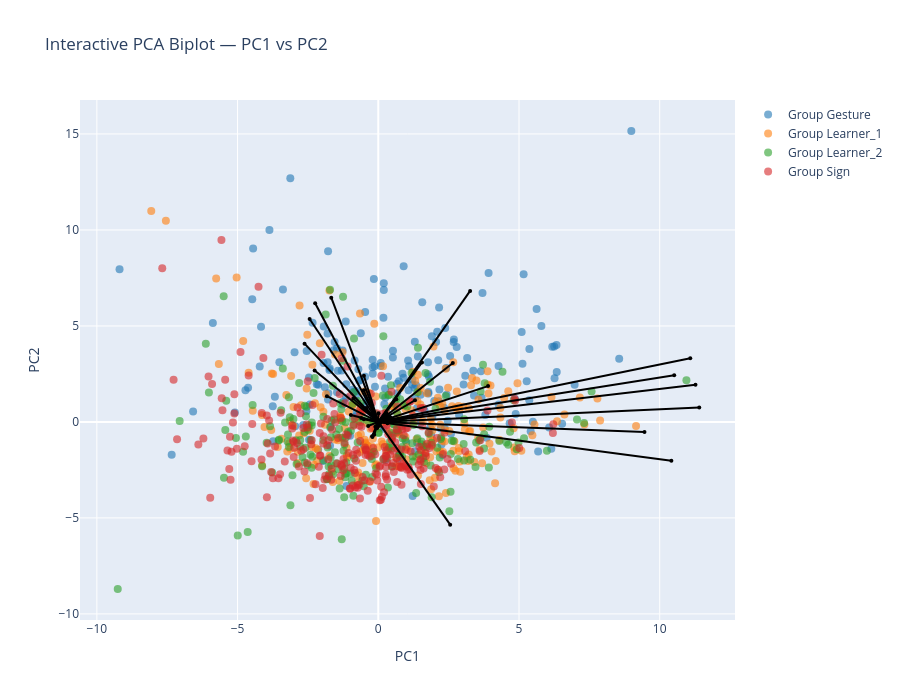

Here is the notebook cell this chart was saved with:
### Markdown cell above
### Biplot PC1-PC2

### Code cell
pcs_to_plot = [1, 2]  # PC1–PC2

sig_features_GS = (
    df_sig_vars_GS[
        (df_sig_vars_GS["sig_loading"]) &
        (df_sig_vars_GS["PC"].isin(pcs_to_plot))
    ]["feature"]
    .unique()
)

feature_names = df_clean.columns[:-1]
selected_vars = [feature_names.get_loc(f) for f in sig_features_GS if f in feature_names]

arrow_strength = (
    df_sig_vars_GS[df_sig_vars_GS["PC"].isin([1,2])]
    .groupby("feature")["index_loading"]
    .mean()
    .to_dict()
)

interactive_PCA_biplot(
    score=x_new_GS, 
    coeff=loadings_GS, 
    labels=feature_names, 
    y=y, 
    selected_vars=selected_vars, 
    pc_x=1, pc_y=2,
    show_labels=False,
    arrow_strength=arrow_strength
)

# static plot
static_PCA_biplot(
    score=x_new_GS, 
    coeff=loadings_GS, 
    labels=feature_names, 
    y=y, 
    selected_vars=selected_vars, 
    pc_x=1, pc_y=2,
    show_labels=False,
    arrow_strength=arrow_strength,
    save_path=os.path.join(curfolder, "plots", "PCA_GS_all_PC1_2_biplot.png")
)

### Figure 1 — Plotly figure (JSON) as saved in the notebook; plotly's stock layout.template omitted (floating-point values rounded to 4 significant figures; data arrays with more than 128 entries replaced by an {"elided": "..."} marker saying what was removed)
{"data": [{"hoverinfo": "text", "marker": {"color": "#1f77b4", "opacity": 0.6, "size": 8}, "mode": "markers", "name": "Group Gesture", "showlegend": true, "text": {"elided": "197 str values"}, "type": "scatter", "x": {"elided": "197 float values"}, "y": {"elided": "197 float values"}}, {"hoverinfo": "text", "marker": {"color": "#ff7f0e", "opacity": 0.6, "size": 8}, "mode": "markers", "name": "Group Learner_1", "showlegend": true, "text": {"elided": "236 str values"}, "type": "scatter", "x": {"elided": "236 float values"}, "y": {"elided": "236 float values"}}, {"hoverinfo": "text", "marker": {"color": "#2ca02c", "opacity": 0.6, "size": 8}, "mode": "markers", "name": "Group Learner_2", "showlegend": true, "text": {"elided": "223 str values"}, "type": "scatter", "x": {"elided": "223 float values"}, "y": {"elided": "223 float values"}}, {"hoverinfo": "text", "marker": {"color": "#d62728", "opacity": 0.6, "size": 8}, "mode": "markers", "name": "Group Sign", "showlegend": true, "text": {"elided": "246 str values"}, "type": "scatter", "x": {"elided": "246 float values"}, "y": {"elided": "246 float values"}}, {"hoverinfo": "text", "hovertext": "gross__magnitude__arm_speed_Gmean", "line": {"color": "black"}, "marker": {"size": 4}, "mode": "lines+markers", "showlegend": false, "textposition": "top center", "type": "scatter", "x": [0, 1.553], "y": [0, 3.101]}, {"hoverinfo": "text", "hovertext": "gross__variability__arm_speed_Gstd", "line": {"color": "black"}, "marker": {"size": 4}, "mode": "lines+markers", "showlegend": false, "textposition": "top center", "type": "scatter", "x": [0, 11.09], "y": [0, 3.313]}, {"hoverinfo": "text", "hovertext": "gross__magnitude__arm_speed_peak_mean", "line": {"color": "black"}, "marker": {"size": 4}, "mode": "lines+markers", "showlegend": false, "textposition": "top center", "type": "scatter", "x": [0, 10.51], "y": [0, 2.437]}, {"hoverinfo": "text", "hovertext": "gross__variability__arm_speed_peak_std", "line": {"color": "black"}, "marker": {"size": 4}, "mode": "lines+markers", "showlegend": false, "textposition": "top center", "type": "scatter", "x": [0, 0.2985], "y": [0, 0.3834]}, {"hoverinfo": "text", "hovertext": "gross__rhythm__arm_speed_peak_n", "line": {"color": "black"}, "marker": {"size": 4}, "mode": "lines+markers", "showlegend": false, "textposition": "top center", "type": "scatter", "x": [0, -2.243], "y": [0, 6.18]}, {"hoverinfo": "text", "hovertext": "gross__rhythm__arm_speed_peak_rate", "line": {"color": "black"}, "marker": {"size": 4}, "mode": "lines+markers", "showlegend": false, "textposition": "top center", "type": "scatter", "x": [0, -2.261], "y": [0, 2.682]}, {"hoverinfo": "text", "hovertext": "gross__rhythm__arm_speed_mod_depth", "line": {"color": "black"}, "marker": {"size": 4}, "mode": "lines+markers", "showlegend": false, "textposition": "top center", "type": "scatter", "x": [0, 10.41], "y": [0, -2.02]}, {"hoverinfo": "text", "hovertext": "gross__magnitude__arm_acc_Gmean", "line": {"color": "black"}, "marker": {"size": 4}, "mode": "lines+markers", "showlegend": false, "textposition": "top center", "type": "scatter", "x": [0, 3.902], "y": [0, 1.866]}, {"hoverinfo": "text", "hovertext": "gross__variability__arm_acc_Gstd", "line": {"color": "black"}, "marker": {"size": 4}, "mode": "lines+markers", "showlegend": false, "textposition": "top center", "type": "scatter", "x": [0, 11.27], "y": [0, 1.938]}, {"hoverinfo": "text", "hovertext": "gross__magnitude__arm_acc_peak_mean", "line": {"color": "black"}, "marker": {"size": 4}, "mode": "lines+markers", "showlegend": false, "textposition": "top center", "type": "scatter", "x": [0, 11.4], "y": [0, 0.7557]}, {"hoverinfo": "text", "hovertext": "gross__variability__arm_acc_peak_std", "line": {"color": "black"}, "marker": {"size": 4}, "mode": "lines+markers", "showlegend": false, "textposition": "top center", "type": "scatter", "x": [0, 1.304], "y": [0, 1.13]}, {"hoverinfo": "text", "hovertext": "gross__rhythm__arm_acc_peak_n", "line": {"color": "black"}, "marker": {"size": 4}, "mode": "lines+markers", "showlegend": false, "textposition": "top center", "type": "scatter", "x": [0, -1.671], "y": [0, 6.471]}, {"hoverinfo": "text", "hovertext": "gross__rhythm__arm_acc_peak_rate", "line": {"color": "black"}, "marker": {"size": 4}, "mode": "lines+markers", "showlegend": false, "textposition": "top center", "type": "scatter", "x": [0, -2.62], "y": [0, 4.077]}, {"hoverinfo": "text", "hovertext": "gross__rhythm__arm_acc_mod_depth", "line": {"color": "black"}, "marker": {"size": 4}, "mode": "lines+markers", "showlegend": false, "textposition": "top center", "type": "scatter", "x": [0, 9.459], "y": [0, -0.5202]}, {"hoverinfo": "text", "hovertext": "gross__magnitude__arm_speed_integral", "line": {"color": "black"}, "marker": {"size": 4}, "mode": "lines+markers", "showlegend": false, "textposition": "top center", "type": "scatter", "x": [0, 3.264], "y": [0, 6.823]}, {"hoverinfo": "text", "hovertext": "gross__rhythm__arm_speed_sampen", "line": {"color": "black"}, "marker": {"size": 4}, "mode": "lines+markers", "showlegend": false, "textposition": "top center", "type": "scatter", "x": [0, -1.825], "y": [0, 1.341]}, {"hoverinfo": "text", "hovertext": "gross__smoothness__arm_intermittency", "line": {"color": "black"}, "marker": {"size": 4}, "mode": "lines+markers", "showlegend": false, "textposition": "top center", "type": "scatter", "x": [0, 0.64], "y": [0, 1.182]}, {"hoverinfo": "text", "hovertext": "gross__smoothness__arm_sparc", "line": {"color": "black"}, "marker": {"size": 4}, "mode": "lines+markers", "showlegend": false, "textposition": "top center", "type": "scatter", "x": [0, -0.8866], "y": [0, 1.215]}, {"hoverinfo": "text", "hovertext": "gross__rhythm__band1_band_power_totalarm", "line": {"color": "black"}, "marker": {"size": 4}, "mode": "lines+markers", "showlegend": false, "textposition": "top center", "type": "scatter", "x": [0, 2.554], "y": [0, -5.349]}, {"hoverinfo": "text", "hovertext": "gross__rhythm__band1_entropy_totalarm", "line": {"color": "black"}, "marker": {"size": 4}, "mode": "lines+markers", "showlegend": false, "textposition": "top center", "type": "scatter", "x": [0, -0.5164], "y": [0, 1.645]}, {"hoverinfo": "text", "hovertext": "gross__rhythm__band2_dom_freq_totalarm", "line": {"color": "black"}, "marker": {"size": 4}, "mode": "lines+markers", "showlegend": false, "textposition": "top center", "type": "scatter", "x": [0, -0.4335], "y": [0, 0.7284]}, {"hoverinfo": "text", "hovertext": "gross__rhythm__band2_centroid_totalarm", "line": {"color": "black"}, "marker": {"size": 4}, "mode": "lines+markers", "showlegend": false, "textposition": "top center", "type": "scatter", "x": [0, -0.6053], "y": [0, 0.2113]}, {"hoverinfo": "text", "hovertext": "gross__rhythm__band2_band_power_totalarm", "line": {"color": "black"}, "marker": {"size": 4}, "mode": "lines+markers", "showlegend": false, "textposition": "top center", "type": "scatter", "x": [0, -2.439], "y": [0, 5.359]}, {"hoverinfo": "text", "hovertext": "gross__rhythm__band2_entropy_totalarm", "line": {"color": "black"}, "marker": {"size": 4}, "mode": "lines+markers", "showlegend": false, "textposition": "top center", "type": "scatter", "x": [0, -0.5143], "y": [0, 0.1454]}, {"hoverinfo": "text", "hovertext": "gross__rhythm__band3_band_power_totalarm", "line": {"color": "black"}, "marker": {"size": 4}, "mode": "lines+markers", "showlegend": false, "textposition": "top center", "type": "scatter", "x": [0, -0.975], "y": [0, 0.3589]}, {"hoverinfo": "text", "hovertext": "gross__magnitude__bbmv_arms_total", "line": {"color": "black"}, "marker": {"size": 4}, "mode": "lines+markers", "showlegend": false, "textposition": "top center", "type": "scatter", "x": [0, 2.649], "y": [0, 3.074]}, {"hoverinfo": "text", "hovertext": "gross__proxdist__directness_arms", "line": {"color": "black"}, "marker": {"size": 4}, "mode": "lines+markers", "showlegend": false, "textposition": "top center", "type": "scatter", "x": [0, 0.4012], "y": [0, 0.2721]}, {"hoverinfo": "text", "hovertext": "gross__coordination__arm_coupling", "line": {"color": "black"}, "marker": {"size": 4}, "mode": "lines+markers", "showlegend": false, "textposition": "top center", "type": "scatter", "x": [0, 0.3258], "y": [0, -0.06327]}, {"hoverinfo": "text", "hovertext": "fine__variability__thumb_opposition_std", "line": {"color": "black"}, "marker": {"size": 4}, "mode": "lines+markers", "showlegend": false, "textposition": "top center", "type": "scatter", "x": [0, 0.07167], "y": [0, -0.04992]}, {"hoverinfo": "text", "hovertext": "fine__handshape__handshape_size_mean", "line": {"color": "black"}, "marker": {"size": 4}, "mode": "lines+markers", "showlegend": false, "textposition": "top center", "type": "scatter", "x": [0, 0.2851], "y": [0, 0.4476]}, {"hoverinfo": "text", "hovertext": "fine__variability__handshape_size_std", "line": {"color": "black"}, "marker": {"size": 4}, "mode": "lines+markers", "showlegend": false, "textposition": "top center", "type": "scatter", "x": [0, 0.2916], "y": [0, 0.3753]}, {"hoverinfo": "text", "hovertext": "fine__coordination__finger_independence", "line": {"color": "black"}, "marker": {"size": 4}, "mode": "lines+markers", "showlegend": false, "textposition": "top center", "type": "scatter", "x": [0, -0.3613], "y": [0, -0.2119]}, {"hoverinfo": "text", "hovertext": "fine__coordination__corr_index_middle", "line": {"color": "black"}, "marker": {"size": 4}, "mode": "lines+markers", "showlegend": false, "textposition": "top center", "type": "scatter", "x": [0, 0.04167], "y": [0, 0.0193]}, {"hoverinfo": "text", "hovertext": "fine__coordination__corr_middle_ring", "line": {"color": "black"}, "marker": {"size": 4}, "mode": "lines+markers", "showlegend": false, "textposition": "top center", "type": "scatter", "x": [0, 0.1856], "y": [0, 0.1573]}, {"hoverinfo": "text", "hovertext": "fine__coordination__corr_ring_pinky", "line": {"color": "black"}, "marker": {"size": 4}, "mode": "lines+markers", "showlegend": false, "textposition": "top center", "type": "scatter", "x": [0, 0.4433], "y": [0, 0.2241]}, {"hoverinfo": "text", "hovertext": "fine__variability__flexion_entropy", "line": {"color": "black"}, "marker": {"size": 4}, "mode": "lines+markers", "showlegend": false, "textposition": "top center", "type": "scatter", "x": [0, -0.1451], "y": [0, 0.21]}, {"hoverinfo": "text", "hovertext": "gross__rhythm__band1_dom_freq_totalarm", "line": {"color": "black"}, "marker": {"size": 4}, "mode": "lines+markers", "showlegend": false, "textposition": "top center", "type": "scatter", "x": [0, 0.006939], "y": [0, 0.4485]}, {"hoverinfo": "text", "hovertext": "gross__rhythm__band1_centroid_totalarm", "line": {"color": "black"}, "marker": {"size": 4}, "mode": "lines+markers", "showlegend": false, "textposition": "top center", "type": "scatter", "x": [0, -0.5109], "y": [0, 2.406]}, {"hoverinfo": "text", "hovertext": "gross__rhythm__band3_dom_freq_totalarm", "line": {"color": "black"}, "marker": {"size": 4}, "mode": "lines+markers", "showlegend": false, "textposition": "top center", "type": "scatter", "x": [0, 0.01296], "y": [0, -0.07911]}, {"hoverinfo": "text", "hovertext": "gross__rhythm__band3_centroid_totalarm", "line": {"color": "black"}, "marker": {"size": 4}, "mode": "lines+markers", "showlegend": false, "textposition": "top center", "type": "scatter", "x": [0, -0.04836], "y": [0, -0.3251]}, {"hoverinfo": "text", "hovertext": "gross__rhythm__band3_entropy_totalarm", "line": {"color": "black"}, "marker": {"size": 4}, "mode": "lines+markers", "showlegend": false, "textposition": "top center", "type": "scatter", "x": [0, -0.04622], "y": [0, -0.2844]}, {"hoverinfo": "text", "hovertext": "fine__handshape__fingertip_spread_mean", "line": {"color": "black"}, "marker": {"size": 4}, "mode": "lines+markers", "showlegend": false, "textposition": "top center", "type": "scatter", "x": [0, -0.1465], "y": [0, -0.6728]}, {"hoverinfo": "text", "hovertext": "fine__variability__fingertip_spread_std", "line": {"color": "black"}, "marker": {"size": 4}, "mode": "lines+markers", "showlegend": false, "textposition": "top center", "type": "scatter", "x": [0, -0.2071], "y": [0, -0.7813]}, {"hoverinfo": "text", "hovertext": "fine__handshape__thumb_index_mean", "line": {"color": "black"}, "marker": {"size": 4}, "mode": "lines+markers", "showlegend": false, "textposition": "top center", "type": "scatter", "x": [0, -0.2187], "y": [0, -0.7406]}, {"hoverinfo": "text", "hovertext": "fine__variability__thumb_index_std", "line": {"color": "black"}, "marker": {"size": 4}, "mode": "lines+markers", "showlegend": false, "textposition": "top center", "type": "scatter", "x": [0, 0.02107], "y": [0, -0.2032]}, {"hoverinfo": "text", "hovertext": "fine__handshape__mcp_tip_mean", "line": {"color": "black"}, "marker": {"size": 4}, "mode": "lines+markers", "showlegend": false, "textposition": "top center", "type": "scatter", "x": [0, -0.03746], "y": [0, -0.2629]}, {"hoverinfo": "text", "hovertext": "fine__variability__mcp_tip_std", "line": {"color": "black"}, "marker": {"size": 4}, "mode": "lines+markers", "showlegend": false, "textposition": "top center", "type": "scatter", "x": [0, -0.049], "y": [0, -0.2033]}, {"hoverinfo": "text", "hovertext": "fine__handshape__thumb_opposition_mean", "line": {"color": "black"}, "marker": {"size": 4}, "mode": "lines+markers", "showlegend": false, "textposition": "top center", "type": "scatter", "x": [0, -0.1048], "y": [0, -0.2495]}, {"hoverinfo": "text", "hovertext": "fine__variability__handshape_variability", "line": {"color": "black"}, "marker": {"size": 4}, "mode": "lines+markers", "showlegend": false, "textposition": "top center", "type": "scatter", "x": [0, 0.0423], "y": [0, -0.1852]}], "layout": {"height": 700, "hovermode": "closest", "title": {"text": "Interactive PCA Biplot — PC1 vs PC2"}, "width": 900, "xaxis": {"title": {"text": "PC1"}}, "yaxis": {"title": {"text": "PC2"}}}}
